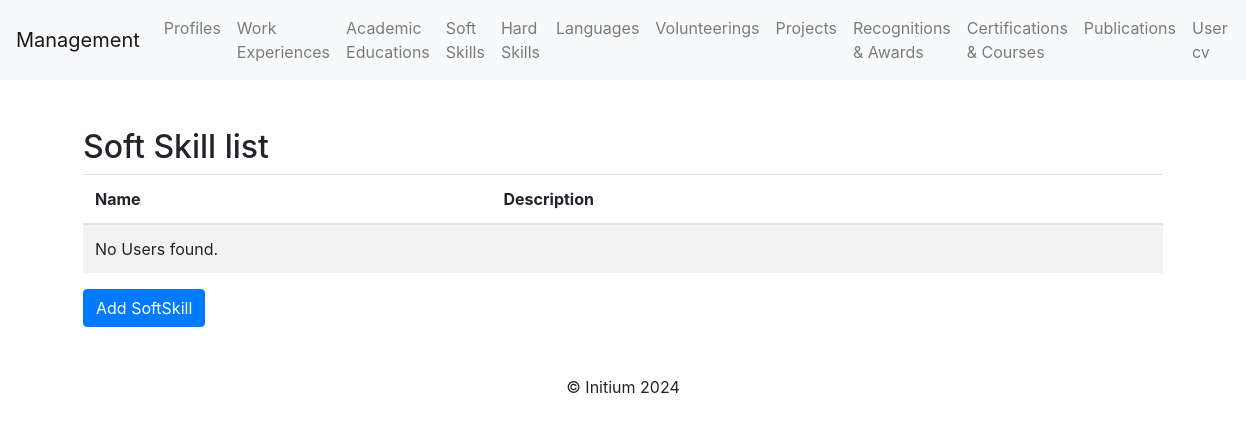
The page /soft_skills/ on the database as committed earlier.
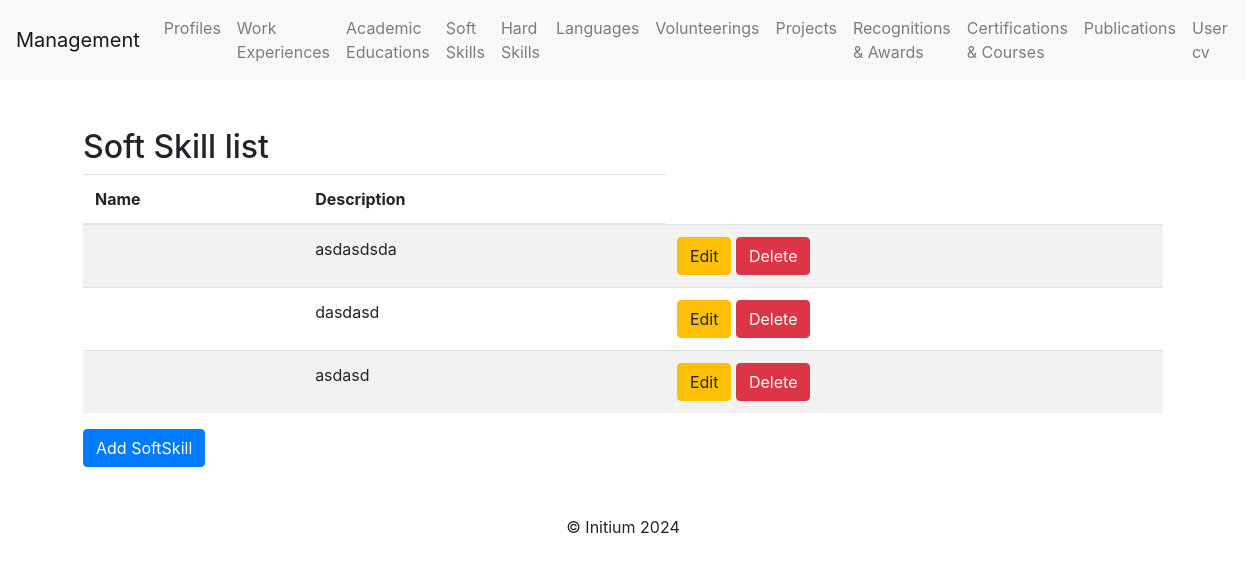
The same page on the database as committed later.
### profile_cv/models.py (models this page shows, shortened)
class SoftSkillUser(models.Model):
    soft_skill = models.ForeignKey("SoftSkill", on_delete=models.CASCADE)  # Name of the skill
    description = models.TextField(blank=True, null=True)  # Optional description

### profile_cv/views.py (the view)
# urls.py: path('soft_skills/', softskill_list, name='soft_skill_list'),
def softskill_list(request):
    softskills = SoftSkillUser.objects.all()
    return render(request, "softskill/softskill_list.html", {"softskills": softskills})

### profile_cv/templates/softskill/softskill_list.html (shortened to what this page needs)
{% extends 'base.html' %}
{% block content %}
<div class="container mt-5">
    <h2>Soft Skill list</h2>
    <table class="table table-striped">
        <thead>
            <tr>
                <th>Name</th>
                <th>Description</th>
            </tr>
        </thead>
        <tbody>
            {% for softskill in softskills %}
            <tr>
                <td>{{ softskill.name }}</td>
                <td>{{ softskill.description }}</td>
                <td>
                    <a class="btn btn-warning" href="{% url 'soft_skill_update' softskill.pk %}">Edit</a>
                    <a class="btn btn-danger" href="{% url 'soft_skill_delete' softskill.pk %}">Delete</a>
                </td>
            </tr>
            {% empty %}
            <tr>
                <td colspan="4">No Users found.</td>
            </tr>
            {% endfor %}
        </tbody>
    </table>
    <a class="btn btn-primary" href="{% url 'soft_skill_create' %}">Add SoftSkill</a>
</div>
{% endblock %}

Rows that differ between the two databases and show on the page:
added SoftSkillUser: description "asdasdsda"
added SoftSkillUser: description "dasdasd"
added SoftSkillUser: description "asdasd"
Other text that changed with them:
text no longer shown: "No Users found."
